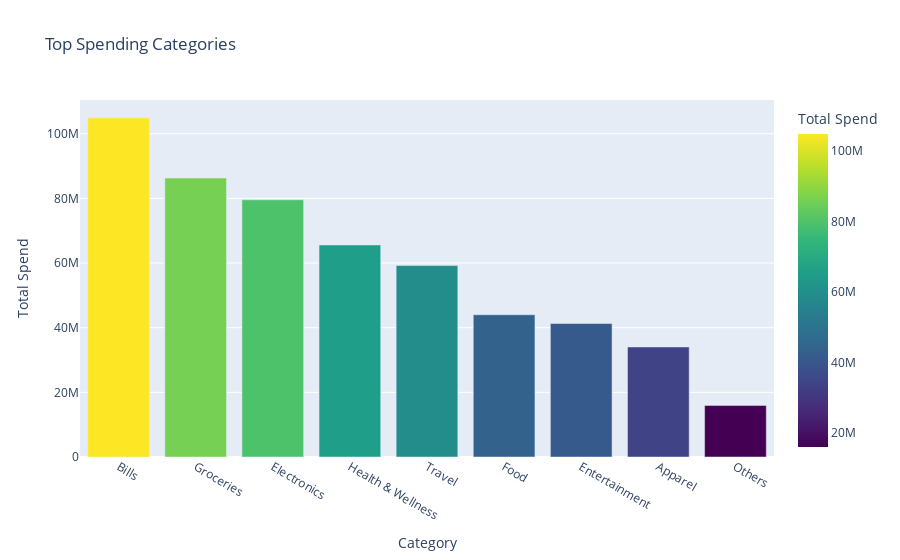
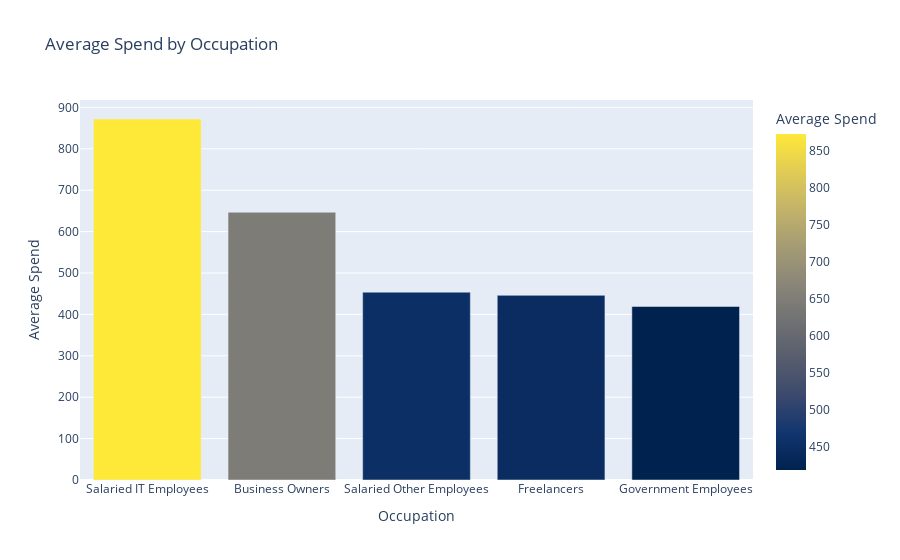
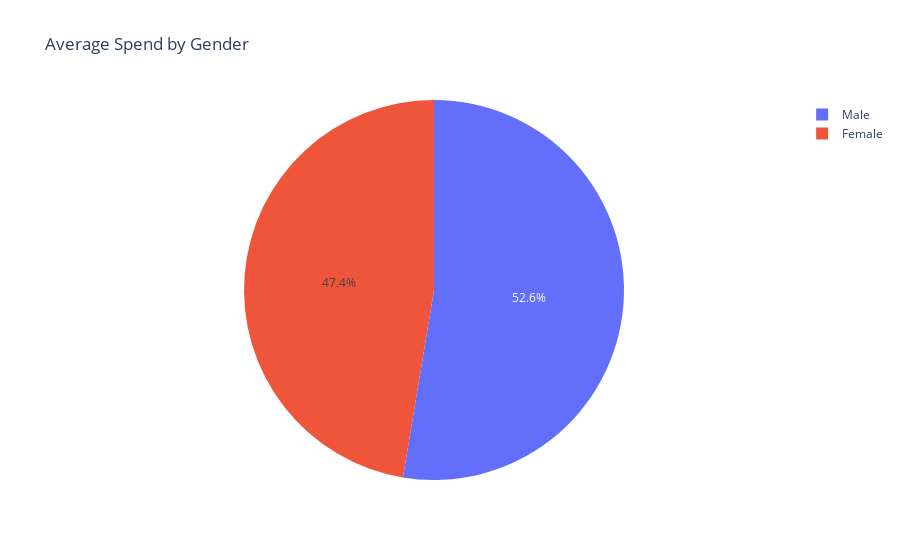
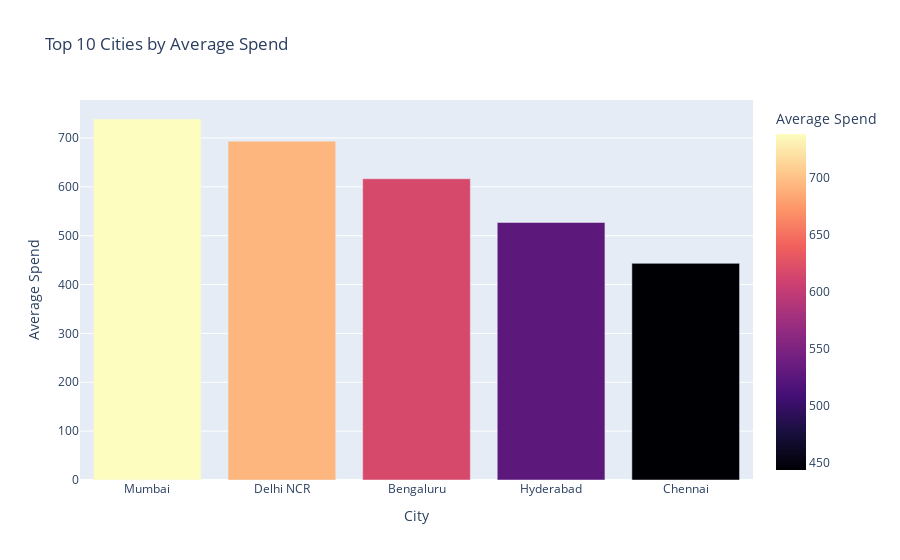

Write notebook code for charts like these, in order.
### Code cell
import pandas as pd
import plotly.express as px

# 🟢 Step 1: Load your data
# Make sure these CSV files exist in your working directory
spends = pd.read_csv("./fact_spends.csv")         # Replace with actual filename
customers = pd.read_csv("./dim_customers.csv")   # Replace with actual filename

# 🟢 Step 2: Merge spends and customer info
df = pd.merge(spends, customers, on="customer_id", how="left")

# 🟢 Step 3: Calculate key insights
category_spend = (
    df.groupby("category")["spend"]
    .sum()
    .reset_index()
    .sort_values(by="spend", ascending=False)
)

occupation_spend = (
    df.groupby("occupation")["spend"]
    .mean()
    .reset_index()
    .sort_values(by="spend", ascending=False)
)

gender_spend = (
    df.groupby("gender")["spend"]
    .mean()
    .reset_index()
    .sort_values(by="spend", ascending=False)
)

city_spend = (
    df.groupby("city")["spend"]
    .mean()
    .reset_index()
    .sort_values(by="spend", ascending=False)
)

age_spend = (
    df.groupby("age_group")["spend"]
    .mean()
    .reset_index()
    .sort_values(by="spend", ascending=False)
)

# 🟢 Step 4: Display summary
summary = {
    "Top Spending Categories": category_spend.head(10).values.tolist(),
    "Average Spend by Occupation": occupation_spend.values.tolist(),
    "Average Spend by Gender": gender_spend.values.tolist(),
    "Top Cities by Average Spend": city_spend.head(10).values.tolist(),
    "Average Spend by Age Group": age_spend.values.tolist(),
}

print("\nSummary Insights:")
for k, v in summary.items():
    print(f"\n{k}:")
    for row in v:
        print(row)

# 🟢 Step 5: Plots
fig1 = px.bar(
    category_spend.head(10),
    x='category', y='spend',
    title='Top Spending Categories',
    labels={'category': 'Category', 'spend': 'Total Spend'},
    color='spend', color_continuous_scale='Viridis'
)
fig1.show()

fig2 = px.bar(
    occupation_spend,
    x='occupation', y='spend',
    title='Average Spend by Occupation',
    labels={'occupation': 'Occupation', 'spend': 'Average Spend'},
    color='spend', color_continuous_scale='Cividis'
)
fig2.show()

fig3 = px.pie(
    gender_spend,
    names='gender', values='spend',
    title='Average Spend by Gender',
)
fig3.show()

fig4 = px.bar(
    city_spend.head(10),
    x='city', y='spend',
    title='Top 10 Cities by Average Spend',
    labels={'city': 'City', 'spend': 'Average Spend'},
    color='spend', color_continuous_scale='Magma'
)
fig4.show()

fig5 = px.bar(
    age_spend,
    x='age_group', y='spend',
    title='Average Spend by Age Group',
    labels={'age_group': 'Age Group', 'spend': 'Average Spend'},
    color='spend', color_continuous_scale='Tealgrn'
)
fig5.show()

### Figure 1 — Plotly figure (JSON) as saved in the notebook; plotly's stock layout.template omitted (floating-point values rounded to 4 significant figures)
{"data": [{"hovertemplate": "Category=%{x}<br>Total Spend=%{marker.color}<extra></extra>", "legendgroup": "", "marker": {"color": [104912768, 86303761, 79562220, 65599867, 59223324, 44013470, 41289162, 34036001, 15957182], "coloraxis": "coloraxis", "pattern": {"shape": ""}}, "name": "", "orientation": "v", "showlegend": false, "textposition": "auto", "type": "bar", "x": ["Bills", "Groceries", "Electronics", "Health & Wellness", "Travel", "Food", "Entertainment", "Apparel", "Others"], "xaxis": "x", "y": [104912768, 86303761, 79562220, 65599867, 59223324, 44013470, 41289162, 34036001, 15957182], "yaxis": "y"}], "layout": {"barmode": "relative", "coloraxis": {"colorbar": {"title": {"text": "Total Spend"}}, "colorscale": [[0, "#440154"], [0.1111, "#482878"], [0.2222, "#3e4989"], [0.3333, "#31688e"], [0.4444, "#26828e"], [0.5556, "#1f9e89"], [0.6667, "#35b779"], [0.7778, "#6ece58"], [0.8889, "#b5de2b"], [1, "#fde725"]]}, "legend": {"tracegroupgap": 0}, "title": {"text": "Top Spending Categories"}, "xaxis": {"anchor": "y", "domain": [0, 1], "title": {"text": "Category"}}, "yaxis": {"anchor": "x", "domain": [0, 1], "title": {"text": "Total Spend"}}}}

### Figure 2 — Plotly figure (JSON) as saved in the notebook; plotly's stock layout.template omitted (floating-point values rounded to 4 significant figures)
{"data": [{"hovertemplate": "Occupation=%{x}<br>Average Spend=%{marker.color}<extra></extra>", "legendgroup": "", "marker": {"color": [872.0, 646.7, 453.7, 446.1, 419.1], "coloraxis": "coloraxis", "pattern": {"shape": ""}}, "name": "", "orientation": "v", "showlegend": false, "textposition": "auto", "type": "bar", "x": ["Salaried IT Employees", "Business Owners", "Salaried Other Employees", "Freelancers", "Government Employees"], "xaxis": "x", "y": [872.0, 646.7, 453.7, 446.1, 419.1], "yaxis": "y"}], "layout": {"barmode": "relative", "coloraxis": {"colorbar": {"title": {"text": "Average Spend"}}, "colorscale": [[0, "#00224e"], [0.1111, "#123570"], [0.2222, "#3b496c"], [0.3333, "#575d6d"], [0.4444, "#707173"], [0.5556, "#8a8678"], [0.6667, "#a59c74"], [0.7778, "#c3b369"], [0.8889, "#e1cc55"], [1, "#fee838"]]}, "legend": {"tracegroupgap": 0}, "title": {"text": "Average Spend by Occupation"}, "xaxis": {"anchor": "y", "domain": [0, 1], "title": {"text": "Occupation"}}, "yaxis": {"anchor": "x", "domain": [0, 1], "title": {"text": "Average Spend"}}}}

### Figure 3 — Plotly figure (JSON) as saved in the notebook; plotly's stock layout.template omitted (floating-point values rounded to 4 significant figures)
{"data": [{"domain": {"x": [0, 1], "y": [0, 1]}, "hovertemplate": "gender=%{label}<br>spend=%{value}<extra></extra>", "labels": ["Male", "Female"], "legendgroup": "", "name": "", "showlegend": true, "type": "pie", "values": [636.7, 573.4]}], "layout": {"legend": {"tracegroupgap": 0}, "title": {"text": "Average Spend by Gender"}}}

### Figure 4 — Plotly figure (JSON) as saved in the notebook; plotly's stock layout.template omitted (floating-point values rounded to 4 significant figures)
{"data": [{"hovertemplate": "City=%{x}<br>Average Spend=%{marker.color}<extra></extra>", "legendgroup": "", "marker": {"color": [738.8, 693.5, 616.6, 527.1, 443.4], "coloraxis": "coloraxis", "pattern": {"shape": ""}}, "name": "", "orientation": "v", "showlegend": false, "textposition": "auto", "type": "bar", "x": ["Mumbai", "Delhi NCR", "Bengaluru", "Hyderabad", "Chennai"], "xaxis": "x", "y": [738.8, 693.5, 616.6, 527.1, 443.4], "yaxis": "y"}], "layout": {"barmode": "relative", "coloraxis": {"colorbar": {"title": {"text": "Average Spend"}}, "colorscale": [[0, "#000004"], [0.1111, "#180f3d"], [0.2222, "#440f76"], [0.3333, "#721f81"], [0.4444, "#9e2f7f"], [0.5556, "#cd4071"], [0.6667, "#f1605d"], [0.7778, "#fd9668"], [0.8889, "#feca8d"], [1, "#fcfdbf"]]}, "legend": {"tracegroupgap": 0}, "title": {"text": "Top 10 Cities by Average Spend"}, "xaxis": {"anchor": "y", "domain": [0, 1], "title": {"text": "City"}}, "yaxis": {"anchor": "x", "domain": [0, 1], "title": {"text": "Average Spend"}}}}
